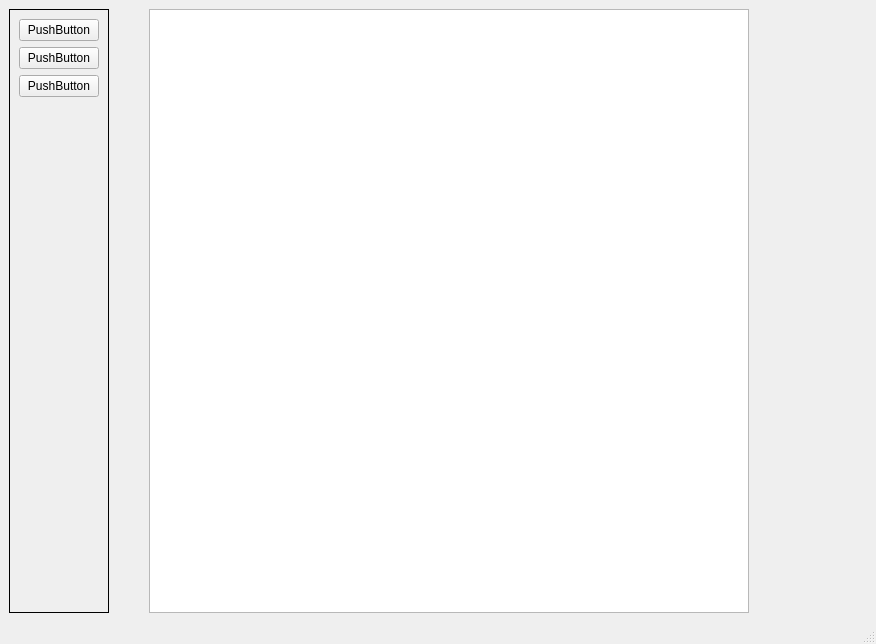
<?xml version="1.0" encoding="UTF-8"?>
<ui version="4.0">
 <class>MainWindow</class>
 <widget class="QMainWindow" name="MainWindow">
  <property name="geometry">
   <rect>
    <x>0</x>
    <y>0</y>
    <width>876</width>
    <height>644</height>
   </rect>
  </property>
  <property name="windowTitle">
   <string>MainWindow</string>
  </property>
  <widget class="QWidget" name="centralwidget">
   <layout class="QHBoxLayout" name="horizontalLayout_2">
    <item>
     <layout class="QHBoxLayout" name="horizontalLayout" stretch="0,0,1,0">
      <property name="spacing">
       <number>0</number>
      </property>
      <item>
       <widget class="QFrame" name="frame">
        <property name="sizePolicy">
         <sizepolicy hsizetype="Fixed" vsizetype="Preferred">
          <horstretch>0</horstretch>
          <verstretch>0</verstretch>
         </sizepolicy>
        </property>
        <property name="frameShape">
         <enum>QFrame::Shape::Box</enum>
        </property>
        <layout class="QFormLayout" name="formLayout">
         <item row="0" column="0">
          <widget class="QPushButton" name="pushButton_2">
           <property name="text">
            <string>PushButton</string>
           </property>
          </widget>
         </item>
         <item row="1" column="0">
          <widget class="QPushButton" name="pushButton_3">
           <property name="text">
            <string>PushButton</string>
           </property>
          </widget>
         </item>
         <item row="2" column="0">
          <widget class="QPushButton" name="pushButton">
           <property name="text">
            <string>PushButton</string>
           </property>
          </widget>
         </item>
        </layout>
       </widget>
      </item>
      <item>
       <spacer name="horizontalSpacer">
        <property name="orientation">
         <enum>Qt::Orientation::Horizontal</enum>
        </property>
        <property name="sizeType">
         <enum>QSizePolicy::Policy::Minimum</enum>
        </property>
        <property name="sizeHint" stdset="0">
         <size>
          <width>40</width>
          <height>20</height>
         </size>
        </property>
       </spacer>
      </item>
      <item>
       <widget class="QTableView" name="tableView">
        <property name="sizePolicy">
         <sizepolicy hsizetype="Minimum" vsizetype="Expanding">
          <horstretch>0</horstretch>
          <verstretch>0</verstretch>
         </sizepolicy>
        </property>
        <property name="maximumSize">
         <size>
          <width>600</width>
          <height>16777215</height>
         </size>
        </property>
        <attribute name="verticalHeaderStretchLastSection">
         <bool>false</bool>
        </attribute>
       </widget>
      </item>
      <item>
       <spacer name="horizontalSpacer_2">
        <property name="orientation">
         <enum>Qt::Orientation::Horizontal</enum>
        </property>
        <property name="sizeType">
         <enum>QSizePolicy::Policy::MinimumExpanding</enum>
        </property>
        <property name="sizeHint" stdset="0">
         <size>
          <width>20</width>
          <height>20</height>
         </size>
        </property>
       </spacer>
      </item>
     </layout>
    </item>
   </layout>
  </widget>
  <widget class="QMenuBar" name="menubar">
   <property name="geometry">
    <rect>
     <x>0</x>
     <y>0</y>
     <width>876</width>
     <height>25</height>
    </rect>
   </property>
  </widget>
  <widget class="QStatusBar" name="statusbar"/>
 </widget>
 <resources/>
 <connections/>
</ui>
